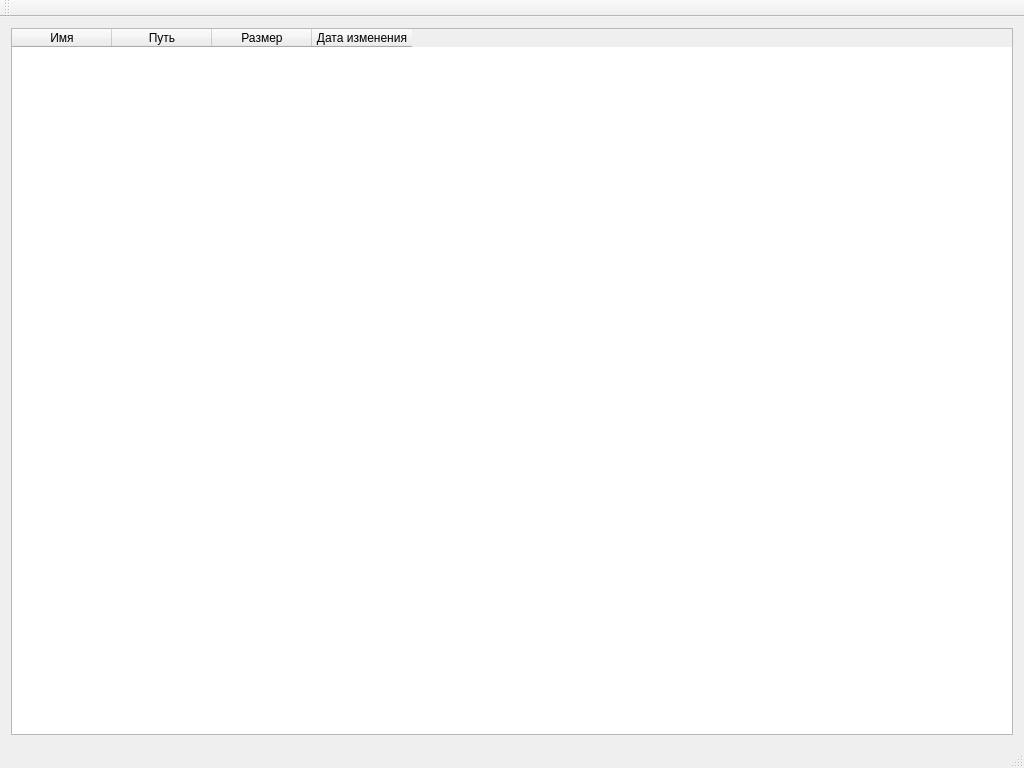
<?xml version="1.0" encoding="UTF-8"?>
<ui version="4.0">
 <class>MainWindow</class>
 <widget class="QMainWindow" name="MainWindow">
  <property name="geometry">
   <rect>
    <x>0</x>
    <y>0</y>
    <width>1024</width>
    <height>768</height>
   </rect>
  </property>
  <property name="windowTitle">
   <string>FileSearch</string>
  </property>
  <widget class="QWidget" name="centralWidget">
   <layout class="QVBoxLayout" name="verticalLayout">
    <item>
     <widget class="QTableWidget" name="resultsTable">
      <column>
       <property name="text">
        <string>Имя</string>
       </property>
      </column>
      <column>
       <property name="text">
        <string>Путь</string>
       </property>
      </column>
      <column>
       <property name="text">
        <string>Размер</string>
       </property>
      </column>
      <column>
       <property name="text">
        <string>Дата изменения</string>
       </property>
      </column>
     </widget>
    </item>
   </layout>
  </widget>
  <widget class="QMenuBar" name="menuBar">
   <property name="geometry">
    <rect>
     <x>0</x>
     <y>0</y>
     <width>1024</width>
     <height>21</height>
    </rect>
   </property>
  </widget>
  <widget class="QStatusBar" name="statusBar"/>
  <widget class="QToolBar" name="mainToolBar">
   <property name="windowTitle">
    <string>Основная</string>
   </property>
   <attribute name="toolBarArea">
    <enum>TopToolBarArea</enum>
   </attribute>
   <attribute name="toolBarBreak">
    <bool>false</bool>
   </attribute>
  </widget>
 </widget>
 <layoutdefault spacing="6" margin="11"/>
 <resources/>
 <connections/>
</ui>
